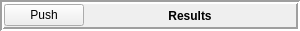
<?xml version="1.0" encoding="UTF-8"?>
<ui version="4.0">
 <class>Form</class>
 <widget class="QWidget" name="Form">
  <property name="geometry">
   <rect>
    <x>0</x>
    <y>0</y>
    <width>300</width>
    <height>31</height>
   </rect>
  </property>
  <property name="windowTitle">
   <string>Form</string>
  </property>
  <layout class="QVBoxLayout" name="verticalLayout">
   <property name="spacing">
    <number>0</number>
   </property>
   <property name="margin">
    <number>0</number>
   </property>
   <item>
    <widget class="QFrame" name="frame">
     <property name="frameShape">
      <enum>QFrame::Box</enum>
     </property>
     <property name="frameShadow">
      <enum>QFrame::Sunken</enum>
     </property>
     <property name="lineWidth">
      <number>2</number>
     </property>
     <property name="class" stdset="0">
      <string>ControlWidget</string>
     </property>
     <layout class="QHBoxLayout" name="horizontalLayout">
      <property name="spacing">
       <number>0</number>
      </property>
      <property name="margin">
       <number>0</number>
      </property>
      <item>
       <widget class="QPushButton" name="button">
        <property name="sizePolicy">
         <sizepolicy hsizetype="Maximum" vsizetype="Fixed">
          <horstretch>0</horstretch>
          <verstretch>0</verstretch>
         </sizepolicy>
        </property>
        <property name="text">
         <string>Push</string>
        </property>
       </widget>
      </item>
      <item>
       <widget class="QLabel" name="label">
        <property name="font">
         <font>
          <weight>75</weight>
          <bold>true</bold>
         </font>
        </property>
        <property name="text">
         <string>Results</string>
        </property>
        <property name="alignment">
         <set>Qt::AlignCenter</set>
        </property>
       </widget>
      </item>
     </layout>
    </widget>
   </item>
  </layout>
 </widget>
 <resources/>
 <connections>
  <connection>
   <sender>button</sender>
   <signal>clicked()</signal>
   <receiver>Form</receiver>
   <slot>clicked()</slot>
   <hints>
    <hint type="sourcelabel">
     <x>115</x>
     <y>19</y>
    </hint>
    <hint type="destinationlabel">
     <x>156</x>
     <y>27</y>
    </hint>
   </hints>
  </connection>
 </connections>
 <slots>
  <slot>clicked()</slot>
 </slots>
</ui>
